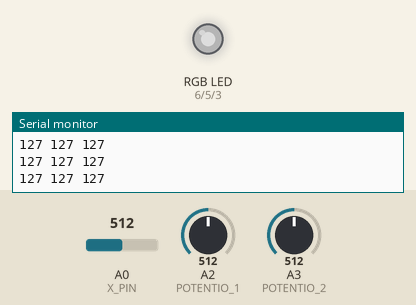
Simulated run of this sketch. Board: Arduino Uno, built with avr-gcc and run on an emulated ATmega328P. Parts: an RGB LED mixed from three pins (HIGH = lit), the last lines printed to the serial monitor. The test bench sets the inputs (shaded band); at power-on: A0 (X_PIN) = 512, A2 (POTENTIO_1) = 512, A3 (POTENTIO_2) = 512. Dim RGB values are drawn brighter than linear.

Above: at 1.3 s.
1.4 s: A0 (X_PIN) set to 716
At 2.7 s:
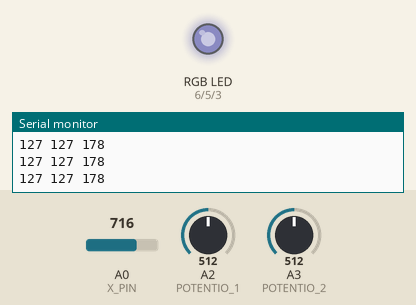
3.0 s: A2 (POTENTIO_1) set to 716
At 4.1 s:
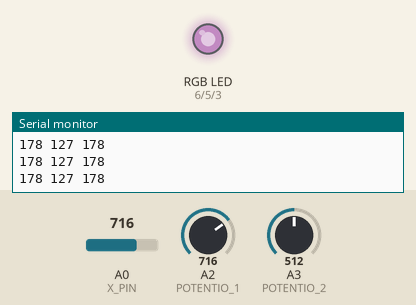
4.5 s: A3 (POTENTIO_2) set to 716
At 5.3 s:
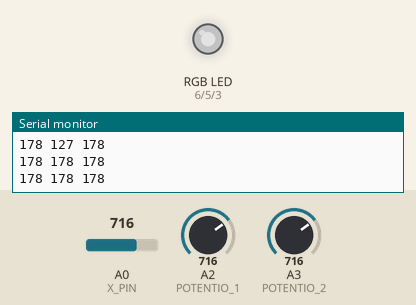
6.0 s: A0 (X_PIN) set to 511
At 6.6 s:
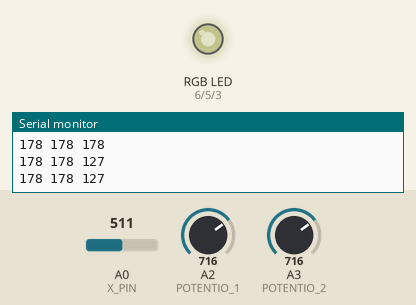
7.5 s: A2 (POTENTIO_1) set to 511
At 7.8 s:
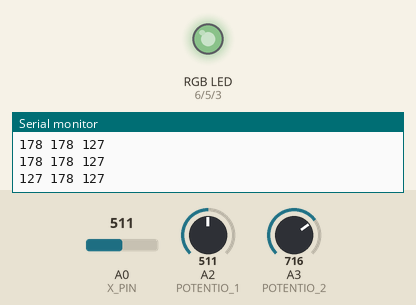
9.0 s: A3 (POTENTIO_2) set to 0
At 10.3 s:
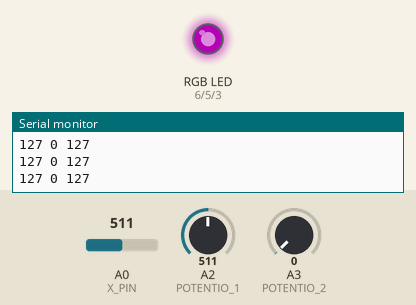
Timing chart, 0 to 11.5 s (numbered marks = the images above; inputs shaded):
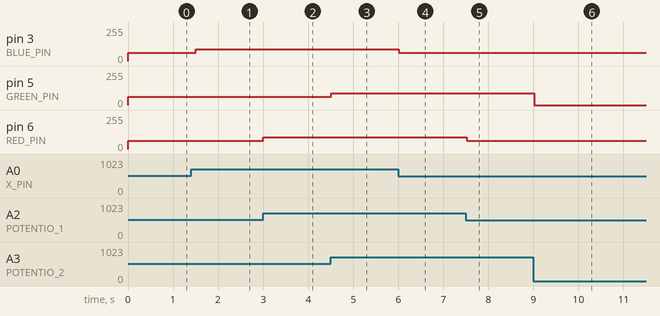

The sketch:

RGB_LED.ino
```cpp
// CONSTANTS
const int X_PIN = A0;
const int Y_PIN = A1;
const int KEY_PIN = 8;
const int POTENTIO_1 = A2;
const int POTENTIO_2 = A3;
const int RED_PIN = 6;
const int GREEN_PIN = 5;
const int BLUE_PIN = 3;

void setup() {
  // configure KEY_PIN as INPUT_PULLUP
  pinMode(KEY_PIN, INPUT_PULLUP);
  digitalWrite(KEY_PIN, HIGH);

  // configure baud rate for Serial Monitor
  Serial.begin(9600);

  setColor(0, 0, 255);
}

void loop() {
  // print all relevant values
  int red = map(analogRead(POTENTIO_1), 0, 1023, 0, 255);
  int green = map(analogRead(POTENTIO_2), 0, 1023, 0, 255);
  int blue = map(analogRead(X_PIN), 0, 1023, 0, 255);

  Serial.print(red);
  Serial.print(" ");
  Serial.print(green);
  Serial.print(" ");
  Serial.print(blue);
  Serial.println(" ");

  setColor(red/2, green/2, blue/2);

  delay(500); // delay by 500ms
}

void setColor(int red, int green, int blue) {
  analogWrite(RED_PIN, red);
  analogWrite(GREEN_PIN, green);
  analogWrite(BLUE_PIN, blue);
}
```

Measured:
- after the input at 1.4 s, pin 3 (BLUE_PIN): 63/255 → 89/255 after 0.10 s
- after the input at 3.0 s, pin 6 (RED_PIN): 63/255 → 89/255 at once
- after the input at 4.5 s, pin 5 (GREEN_PIN): 63/255 → 89/255 at once
- after the input at 6.0 s, pin 3 (BLUE_PIN): 89/255 → 63/255 at once
- after the input at 7.5 s, pin 6 (RED_PIN): 89/255 → 63/255 at once
- after the input at 9.0 s, pin 5 (GREEN_PIN): 89/255 → 0/255 at once
